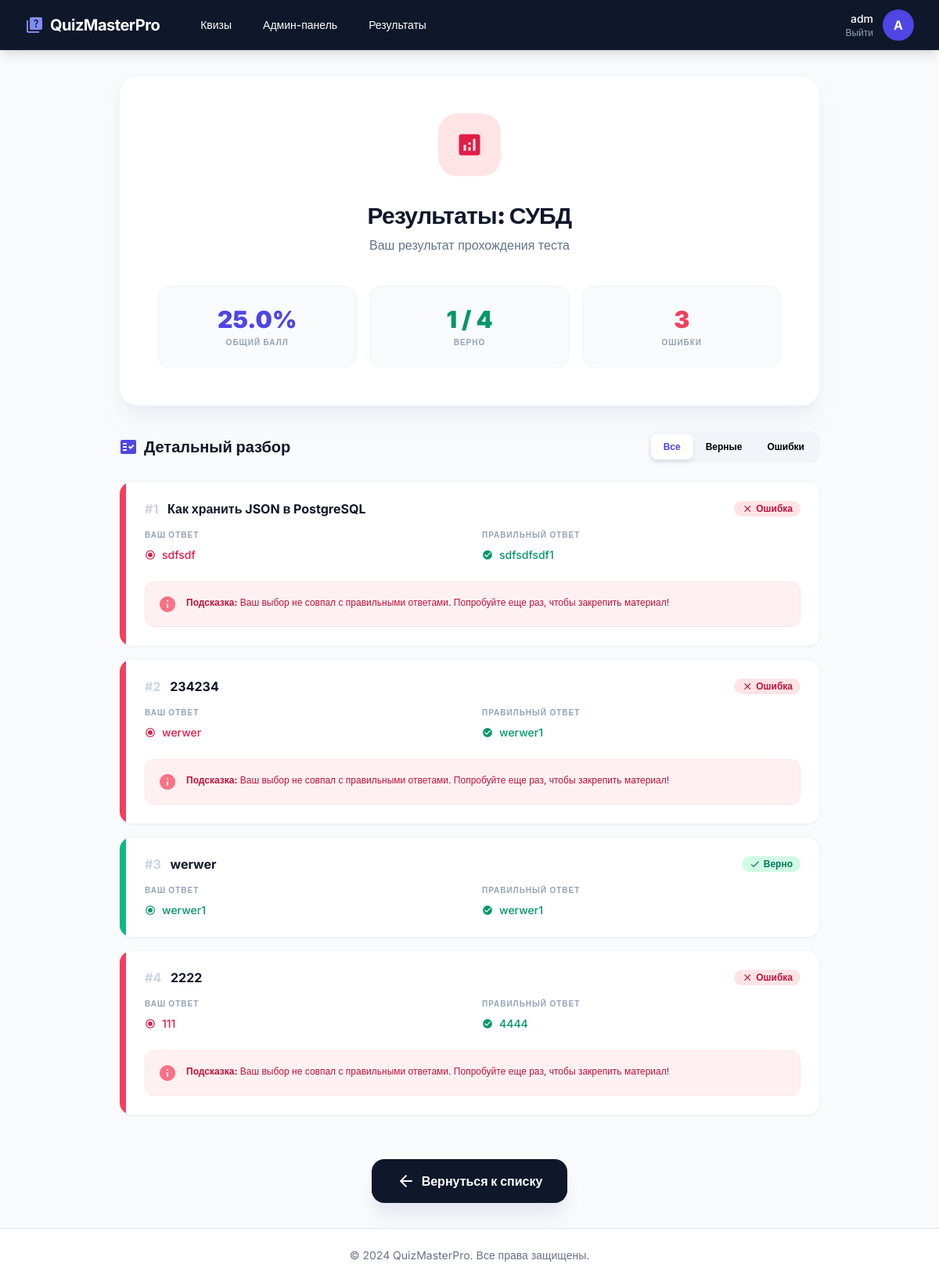
The app's page /quizzes/1/result (signed in) with its own data.
### app/models.py (models this page shows, shortened)
class User(db.Model, UserMixin):
    id = db.Column(db.Integer, primary_key=True)
    username = db.Column(db.String(64), index=True, unique=True)
    password_hash = db.Column(db.String(128))
    is_admin = db.Column(db.Boolean, default=False)
    created_at = db.Column(db.DateTime, default=datetime.utcnow)

class Quiz(db.Model):
    id = db.Column(db.Integer, primary_key=True)
    title = db.Column(db.String(128), nullable=False)
    description = db.Column(db.Text)
    created_at = db.Column(db.DateTime, default=datetime.utcnow)
    created_by = db.Column(db.Integer, db.ForeignKey('user.id'))
    is_active = db.Column(db.Boolean, default=True)
    questions = db.relationship('Question', backref='quiz', lazy='dynamic', cascade='all, delete-orphan')

class QuizResult(db.Model):
    id = db.Column(db.Integer, primary_key=True)
    user_id = db.Column(db.Integer, db.ForeignKey('user.id'))
    quiz_id = db.Column(db.Integer, db.ForeignKey('quiz.id'))
    score = db.Column(db.Float)
    completed_at = db.Column(db.DateTime, default=datetime.utcnow)
    details = db.Column(db.Text)  # JSON with answer details
    user = db.relationship('User', backref='results')
    quiz = db.relationship('Quiz', backref='results')

class Question(db.Model):
    id = db.Column(db.Integer, primary_key=True)
    quiz_id = db.Column(db.Integer, db.ForeignKey('quiz.id'))
    text = db.Column(db.Text, nullable=False)
    order = db.Column(db.Integer)
    answers = db.relationship('Answer', backref='question', lazy='dynamic', cascade='all, delete-orphan')

class Answer(db.Model):
    id = db.Column(db.Integer, primary_key=True)
    question_id = db.Column(db.Integer, db.ForeignKey('question.id'))
    text = db.Column(db.Text, nullable=False)
    is_correct = db.Column(db.Boolean, default=False)
    order = db.Column(db.Integer)

### app/routes/quiz_routes.py (the view)
@quiz_bp.route('/<int:quiz_id>/result')
@login_required
def quiz_result(quiz_id):
    result = QuizResult.query.filter_by(quiz_id=quiz_id, user_id=current_user.id).order_by(QuizResult.completed_at.desc()).first()
    if not result:
        logger.warning(f'No result found for quiz {quiz_id} and user {current_user.username}')
        flash('No result found for this quiz', 'error')
        return redirect(url_for('quiz.list_quizzes'))
    quiz_results = json.loads(result.details)  # Теперь dict: {'total_questions': ..., 'results': [...]}
    questions = Question.query.filter_by(quiz_id=quiz_id).order_by(Question.order).all()
    all_answers = Answer.query.filter(Answer.question_id.in_([q.id for q in questions])).all()
    answers_dict = {}  # {question_id: {answer_id: text}}
    for a in all_answers:
        if a.question_id not in answers_dict:
            answers_dict[a.question_id] = {}
        answers_dict[a.question_id][a.id] = a.text
    for detail in quiz_results['results']:
        q_id = detail['question_id']
        question = next((q for q in questions if q.id == q_id), None)
        if question:
            detail['question_text'] = question.text
            detail['user_answers_text'] = [answers_dict.get(q_id, {}).get(a_id, f'Unknown ({a_id})') for a_id in detail['user_answers']]
            detail['correct_answers_text'] = [answers_dict.get(q_id, {}).get(a_id, f'Unknown ({a_id})') for a_id in detail['correct_answers']]
    logger.info(f'User {current_user.username} viewed result for quiz {quiz_id}')
    return render_template('quiz/result.html',
                          quiz=Quiz.query.get(quiz_id),
                          result=result,
                          quiz_results=quiz_results)  # Передаем dict напрямую

### app/__init__.py (called while the page is built)
def create_app():
    app = Flask(__name__)
    app.config.from_object(Config)
    db.init_app(app)
    login_manager.init_app(app)
    login_manager.login_view = 'auth.login'
    from app.routes.main import main_bp
    from app.routes.auth_routes import auth_bp
    from app.routes.quiz_routes import quiz_bp
    from app.routes.admin_routes import admin_bp
    app.register_blueprint(main_bp)
    app.register_blueprint(auth_bp, url_prefix='/auth')
    app.register_blueprint(quiz_bp, url_prefix='/quizzes')
    app.register_blueprint(admin_bp)
    @login_manager.user_loader
    def load_user(user_id):
        from app.models import User
        return User.query.get(int(user_id))
    return app

### app/templates/quiz/result.html (shortened to what this page needs)
{% extends "base.html" %}
{% block content %}
<div class="max-w-4xl mx-auto space-y-8">
    <div class="bg-white rounded-3xl shadow-xl shadow-slate-200/50 border border-slate-100 overflow-hidden">
        <div class="p-8 sm:p-12 text-center space-y-6">
            <div class="inline-flex items-center justify-center w-20 h-20 {% if result.score >= 70 %}bg-emerald-100 text-emerald-600{% elif result.score >= 40 %}bg-amber-100 text-amber-600{% else %}bg-rose-100 text-rose-600{% endif %} rounded-3xl mb-2">
                <span class="material-icons text-4xl">{% if result.score >= 70 %}emoji_events{% else %}analytics{% endif %}</span>
            </div>
            <div>
                <h1 class="text-3xl font-black text-slate-900 tracking-tight">Результаты: {{ quiz.title }}</h1>
                <p class="text-slate-500 mt-2">Ваш результат прохождения теста</p>
            </div>
            <div class="grid grid-cols-1 sm:grid-cols-3 gap-4 pt-4">
                <div class="p-6 bg-slate-50 rounded-2xl border border-slate-100">
                    <div class="text-3xl font-black text-indigo-600">{{ result.score }}%</div>
                    <div class="text-[10px] uppercase tracking-widest font-bold text-slate-400 mt-1">Общий балл</div>
                </div>
                <div class="p-6 bg-slate-50 rounded-2xl border border-slate-100">
                    <div class="text-3xl font-black text-emerald-600">{{ quiz_results.correct_count }} / {{ quiz_results.total_questions }}</div>
                    <div class="text-[10px] uppercase tracking-widest font-bold text-slate-400 mt-1">Верно</div>
                </div>
                <div class="p-6 bg-slate-50 rounded-2xl border border-slate-100">
                    <div class="text-3xl font-black text-rose-500">{{ quiz_results.incorrect_count }}</div>
                    <div class="text-[10px] uppercase tracking-widest font-bold text-slate-400 mt-1">Ошибки</div>
                </div>
            </div>
        </div>
    </div>
    <div class="space-y-6">
        <div class="flex flex-col sm:flex-row sm:items-center justify-between gap-4">
            <h3 class="text-xl font-bold text-slate-900 flex items-center">
                <span class="material-icons text-indigo-600 mr-2">fact_check</span>
                Детальный разбор
            </h3>
            <div id="filterButtons" class="inline-flex p-1 bg-slate-100 rounded-xl">
                <button class="px-4 py-2 text-xs font-bold rounded-lg transition-all filter-btn active" data-filter="all">Все</button>
                <button class="px-4 py-2 text-xs font-bold rounded-lg transition-all filter-btn" data-filter="correct text-emerald-600">Верные</button>
                <button class="px-4 py-2 text-xs font-bold rounded-lg transition-all filter-btn" data-filter="incorrect text-rose-600">Ошибки</button>
            </div>
        </div>
        <div class="space-y-4">
            {% for detail in quiz_results.results %}
                <div class="bg-white rounded-2xl shadow-sm border border-slate-100 overflow-hidden question-card filtered-{{ 'incorrect' if not detail.is_correct else 'correct' }}">
                    <div class="flex">
                        <div class="w-2 {% if detail.is_correct %}bg-emerald-500{% else %}bg-rose-500{% endif %}"></div>
                        <div class="p-6 flex-grow">
                            <div class="flex items-start justify-between gap-4 mb-4">
                                <h4 class="font-bold text-slate-900 leading-tight">
                                    <span class="text-slate-300 mr-2">#{{ loop.index }}</span>
                                    {{ detail.question_text }}
                                </h4>
                                <span class="shrink-0 inline-flex items-center px-2.5 py-0.5 rounded-full text-xs font-bold {% if detail.is_correct %}bg-emerald-100 text-emerald-700{% else %}bg-rose-100 text-rose-700{% endif %}">
                                    <span class="material-icons text-[14px] mr-1">{% if detail.is_correct %}check{% else %}close{% endif %}</span>
                                    {% if detail.is_correct %}Верно{% else %}Ошибка{% endif %}
                                </span>
                            </div>
                            <div class="grid sm:grid-cols-2 gap-6">
                                <div class="space-y-2">
                                    <div class="text-[10px] uppercase tracking-widest font-bold text-slate-400">Ваш ответ</div>
                                    {% if detail.user_answers %}
                                        <ul class="space-y-1">
                                            {% for ans_text in detail.user_answers_text %}
                                                <li class="text-sm font-medium {% if detail.is_correct %}text-emerald-600{% else %}text-rose-600{% endif %} flex items-center">
                                                    <span class="material-icons text-sm mr-2">radio_button_checked</span>
                                                    {{ ans_text }}
                                                </li>
                                            {% endfor %}
                                        </ul>
                                    {% else %}
                                        <div class="text-sm text-amber-500 italic">Ответ не выбран</div>
                                    {% endif %}
                                </div>
                                <div class="space-y-2">
                                    <div class="text-[10px] uppercase tracking-widest font-bold text-slate-400">Правильный ответ</div>
                                    <ul class="space-y-1">
                                        {% for ans_text in detail.correct_answers_text %}
                                            <li class="text-sm font-medium text-emerald-600 flex items-center">
                                                <span class="material-icons text-sm mr-2">check_circle</span>
                                                {{ ans_text }}
                                            </li>
                                        {% endfor %}
                                    </ul>
                                </div>
                            </div>
                            {% if not detail.is_correct %}
                                <div class="mt-6 p-4 bg-rose-50 rounded-xl border border-rose-100 flex items-start">
                                    <span class="material-icons text-rose-400 mr-3">info</span>
                                    <p class="text-xs text-rose-700 leading-relaxed">
                                        <span class="font-bold">Подсказка:</span> Ваш выбор не совпал с правильными ответами. Попробуйте еще раз, чтобы закрепить материал!
                                    </p>
                                </div>
                            {% endif %}
                        </div>
                    </div>
                </div>
            {% endfor %}
        </div>
        <div class="flex justify-center pt-8">
            <a href="{{ url_for('quiz.list_quizzes') }}"
               class="inline-flex items-center px-8 py-4 bg-slate-900 hover:bg-slate-800 text-white font-bold rounded-2xl transition-all shadow-xl shadow-slate-200 hover:-translate-y-1 active:translate-y-0">
                <span class="material-icons mr-2">arrow_back</span>
                Вернуться к списку
            </a>
        </div>
    </div>
</div>
{% endblock %}

### app/templates/base.html (shortened to what this page needs)
<!DOCTYPE html>
<html lang="en">
<head>
    <script src="https://cdn.tailwindcss.com"></script>
</head>
<body class="bg-gray-50 min-h-screen flex flex-col">
    <nav class="bg-slate-900 text-white shadow-lg">
        <div class="max-w-7xl mx-auto px-4 sm:px-6 lg:px-8">
            <div class="flex justify-between h-16 items-center">
                <div class="flex items-center">
                    <a href="{{ url_for('main.index') }}" class="flex items-center space-x-2 text-xl font-bold tracking-tight">
                        <span class="material-icons text-indigo-400">quiz</span>
                        <span>QuizMasterPro</span>
                    </a>
                    <div class="hidden md:block ml-10">
                        <div class="flex items-baseline space-x-4">
                            {% if current_user.is_authenticated %}
                                <a href="{{ url_for('quiz.list_quizzes') }}" class="px-3 py-2 rounded-md text-sm font-medium hover:bg-slate-800 transition">Квизы</a>
                                {% if current_user.is_admin %}
                                    <a href="{{ url_for('admin.dashboard') }}" class="px-3 py-2 rounded-md text-sm font-medium hover:bg-slate-800 transition">Админ-панель</a>
                                    <a href="{{ url_for('admin.results_overview') }}" class="px-3 py-2 rounded-md text-sm font-medium hover:bg-slate-800 transition">Результаты</a>
                                {% endif %}
                            {% endif %}
                        </div>
                    </div>
                </div>
                <div class="flex items-center space-x-4">
                    {% if current_user.is_authenticated %}
                        <div class="flex items-center space-x-3">
                            <div class="flex flex-col items-end">
                                <span class="text-sm font-medium">{{ current_user.username }}</span>
                                <a href="{{ url_for('auth.logout') }}" class="text-xs text-slate-400 hover:text-white transition">Выйти</a>
                            </div>
                            <div class="h-10 w-10 rounded-full bg-indigo-600 flex items-center justify-center font-bold text-white shadow-inner">
                                {{ current_user.username[0] | upper }}
                            </div>
                        </div>
                    {% else %}
                        <a href="{{ url_for('auth.login') }}" class="bg-indigo-600 hover:bg-indigo-700 px-4 py-2 rounded-lg text-sm font-semibold transition shadow-md">Войти</a>
                    {% endif %}
                </div>
            </div>
        </div>
    </nav>
    <main class="flex-grow py-8">
        <div class="max-w-7xl mx-auto px-4 sm:px-6 lg:px-8">
            {% block content %}{% endblock %}
        </div>
    </main>
    <footer class="bg-white border-t py-6 mt-auto">
        <div class="container mx-auto px-4 text-center text-gray-500 text-sm">
            &copy; 2024 QuizMasterPro. Все права защищены.
        </div>
    </footer>
</body>
</html>

### app/templates/base.html (style rules this page uses)
body { font-family: 'Inter', sans-serif; }

### app/templates/quiz/result.html (style rules this page uses)
.filter-btn.active { background-color: white; box-shadow: 0 4px 6px -1px rgb(0 0 0 / 0.1); color: #4f46e5; }

### records on screen
User: username "adm", username "A"
Quiz: title "СУБД"
QuizResult: score "25.0"
Question: question_text "Как хранить JSON в PostgreSQL", shows "Ошибка", shows "Подсказка:"
Answer: text "sdfsdf"
Answer: text "sdfsdfsdf1"
Question: question_text "234234", shows "Ошибка", shows "Подсказка:"
Answer: text "werwer"
Answer: text "werwer1"
Question: question_text "werwer", shows "Верно"
Answer: text "werwer1"
Question: question_text "2222", shows "Ошибка", shows "Подсказка:"
Answer: text "111"
Answer: text "4444"

### other values on screen
{{ quiz_results.correct_count }} "1"
{{ quiz_results.total_questions }} "4"
{{ quiz_results.incorrect_count }} "3"
